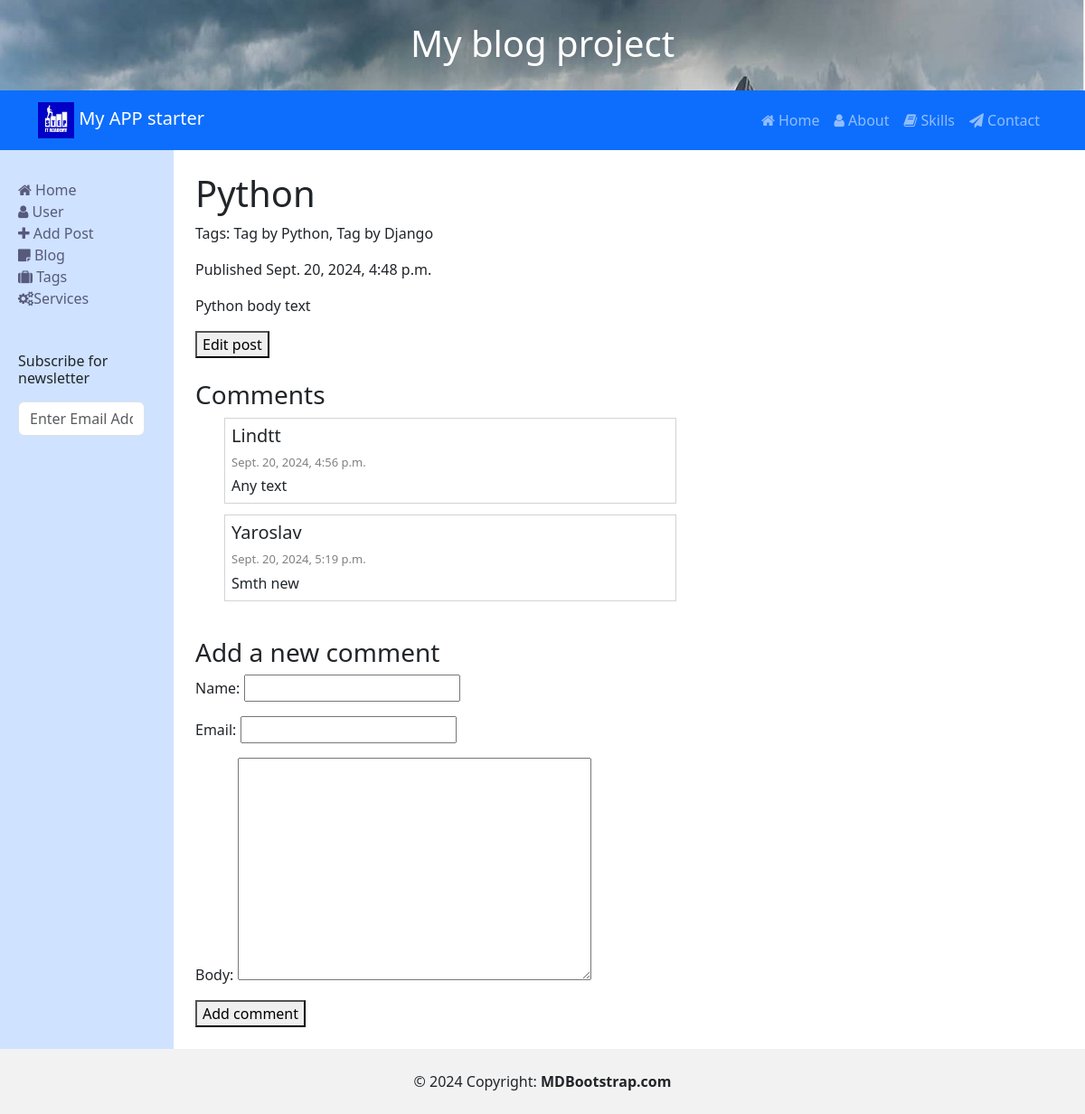
The app's page /blog/2/ with its own data.
### blog/models.py (models this page shows, shortened)
class Post(models.Model):
    class Status(models.TextChoices):
        DRAFT = ('DF', 'Draft')
        PUBLISHED = ('PB', 'Published')
    title = models.CharField(verbose_name="Назва поста", max_length=20)
    body = models.TextField()
    slug = models.SlugField(max_length=250, unique=True)
    publish = models.DateTimeField(default=timezone.now)
    created = models.DateTimeField(auto_now_add=True)
    updated = models.DateTimeField(auto_now=True)
    status = models.CharField(max_length=2, choices=Status.choices, default=Status.DRAFT)
    tags = models.ManyToManyField("Tag", related_name='blog_posts')
    category = models.ForeignKey("Category", on_delete=models.CASCADE, null=True, related_name="posts")
    objects = models.Manager()
    published = PublisherManager()
    class Meta:
        ordering = ["-publish"]
        verbose_name_plural = "Публікації"
        verbose_name = "Публікація"

class Tag(models.Model):
    name = models.CharField(max_length=31, unique=True, help_text='A label for name tag.')
    slug = models.SlugField(max_length=31, unique=True, help_text='A label for URL config.')
    def __str__(self):
        return f'Tag by {self.name}'
    class Meta:
        verbose_name = 'Tag'

class Comment(models.Model):
    post = models.ForeignKey(Post, on_delete=models.CASCADE, related_name='comments')
    name = models.CharField(max_length=20)
    email = models.EmailField()
    body = models.TextField()
    created = models.DateTimeField(auto_now_add=True)
    updated = models.DateTimeField(auto_now=True)
    active = models.BooleanField(default=True)
    class Meta:
        ordering = ['created']

### blog/views.py (the view)
# urls.py: path('<int:post_id>/', views.post_detail, name="post-detail"),
def post_detail(request, post_id):
    post = get_object_or_404(Post, id=post_id)
    comments = post.comments.filter(active=True)
    new_comment = None
    if request.method == "POST":
        comment_form = CommentForm(request.POST)
        if comment_form.is_valid():
            new_comment = comment_form.save(commit=False)
            new_comment.post = post
            new_comment.save()
            messages.success(request, "Your comment has been added.")
        else:
            messages.error(request, "Please correct error below.")
    else:
        comment_form = CommentForm()
    return render(request, 'blog/post/detail.html', {'post': post, 'comments': comments,
                                                     'new_comment': new_comment, 'comment_form': comment_form})

### blog/forms.py
class CommentForm(forms.ModelForm):
    class Meta:
        model = Comment
        fields = ('name', 'email', 'body')

### blog/templates/blog/post/detail.html (shortened to what this page needs)
{% extends "base.html" %}
{% block content %}
    <h1>{{ post.title }}</h1>
    <p>Tags: {{ post.tags.all | join:", " }}</p>
    <p class="date">Published {{ post.publish }}</p>
    {{ post.body|linebreaks }}
<a href="{% url 'blog:post-edit' post.pk %}"><button type="submit">Edit post</button></a>
<br><br>
<h3>Comments</h3>
{% if comments %}
    <ul class="block-comments">
    {% for comment in comments %}
        <li class="block-comments_comment">
            <h5>{{ comment.name }}</h5>
            <div class="date">{{ comment.created }}</div>
            <div>{{ comment.body }}</div>
        </li>
    {% endfor %}
    </ul>
{% else %}
    <div class="alert alert-primary else" role="alert">
        Немає коментарів.
  </div>
{% endif %}
<br>
<h3>Add a new comment</h3>
<form method="post">
    {{ comment_form.as_p }}
    <button type="submit">Add comment</button>
</form>
{% endblock %}

### itstep/templates/base.html (shortened to what this page needs)
<!DOCTYPE html>
{% load static %}
<html lang="en">
<head>
<link href="https://cdn.jsdelivr.net/npm/bootstrap@5.3.2/dist/css/bootstrap.min.css" rel="stylesheet"
integrity="sha384-T3c6CoIi6uLrA9TneNEoa7RxnatzjcDSCmG1MXxSR1GAsXEV/Dwwykc2MPK8M2HN">
<link rel="stylesheet" href="https://cdnjs.cloudflare.com/ajax/libs/font-awesome/5.13.1/css/all.min.css"
integrity="sha256-2XFplPlrFClt0bIdPgpz8H7ojnk10H69xRqd9+uTShA="/>
<link rel="stylesheet" href="https://cdn.jsdelivr.net/npm/bootstrap-icons@1.11.1/font/bootstrap-icons.css">
<link rel="stylesheet" href="https://cdnjs.cloudflare.com/ajax/libs/font-awesome/4.7.0/css/font-awesome.min.css">
<link rel="stylesheet" href="https://cdn.jsdelivr.net/gh/devicons/devicon@v2.15.1/devicon.min.css">
{% load static %}
<link rel="stylesheet" href="{% static 'css/styles.css' %}">
</head>
<body>
    <div class="w-100 p-0"
    style="height: 100px; background-image: url( {% static 'images/sky.jpg' %}); background-size: cover; margin-top: -20px; ">
        <h1 class="text-center text-white pt-4">My blog project</h1>
    </div>
    {% include 'navbar.html' %}
    <div class="row layout-base">
        <aside class="col-md-2 p-4 bg-primary-subtle">
            {% include 'aside.html' %}
        </aside>
        <main class="col-md-10 p-4">
            {% block content %}
            {% endblock %}
        </main>
    </div>
    {% include 'footer.html' %}
</body>
</html>

### itstep/templates/navbar.html
{% load static %}
<nav class="navbar navbar-expand-lg bg-primary" data-bs-theme="dark">
    <div class="container justify-content-right">
    <a class="navbar-brand" href="#"> <img style="max-height: 40px;" src="{% static 'images/logo.png' %}" /> My APP starter</a>
        <ul class="navbar-nav">
            <li class="nav-item">
                <a class="nav-link" href="#"> <span class="fa fa-home mr-3"></span> Home</a>
            </li>
            <li class="nav-item">
                <a class="nav-link" href="#"> <span class="fa fa-user mr-3"></span> About</a>
            </li>
            <li class="nav-item">
                <a class="nav-link" href="#"> <span class="fa fa-book mr-3"></span> Skills</a>
            </li>
            <li class="nav-item">
                <a class="nav-link" href="{% url 'blog:contact' %}"> <span class="fa fa-paper-plane mr-3"></span> Сontact</a>
            </li>
        </ul>
    </div>
</nav>

### itstep/templates/aside.html (shortened to what this page needs)
<nav id="sidebar" >
    <div class="p-2">
        <ul class="list-unstyled components mb-5">
            <li class="active">
                <a href="{% url 'blog:post-list' %}"><span class="fa fa-home mr-3"></span> Home</a>
            </li>
            <li>
                <a href="#"><span class="fa fa-user mr-3"></span> User</a>
            </li>
            <li>
                <a href="{% url 'blog:post-create' %}"><span class="fa fa-plus mr-3"></span> Add Post</a>
            </li>
            <li>
                <a href="{% url 'blog:post-list' %}"><span class="fa fa-sticky-note mr-3"></span> Blog</a>
            </li>
            <li>
                <a href="#"><span class="fa fa-suitcase mr-3"></span> Tags</a>
            </li>
            <li>
                <a href="{% url 'blog:post-list-cards' %}"><span class="fa fa-cogs mr-3"></span>Services</a>
            </li>
        </ul>
        <div class="mb-5">
            <h3 class="h6 mb-3">Subscribe for newsletter</h3>
            <form action="#" class="subscribe-form">
                <div class="form-group d-flex">
                    <input type="text" class="form-control" placeholder="Enter Email Address">
                </div>
            </form>
        </div>
    </div>
</nav>

### itstep/templates/footer.html
<footer class="footer">
    <div class="text-center p-4" style="background-color: rgba(0, 0, 0, 0.05);">
    © 2024 Copyright:
    <a class="text-reset fw-bold" href="https://mdbootstrap.com/">MDBootstrap.com</a>
    </div>
</footer>

### blog/static/css/styles.css (style rules this page uses)
body { margin-top:20px; }
a, a:active, a:focus { color: #575a7b; text-decoration: none; transition-timing-function: ease-in-out; -ms-transition-timing-function: ease-in-out; -moz-transition-timing-function: ease-in-out; -webkit-transition-timing-function: ease-in-out; -o-transition-timing-function: ease-in-out; transition-duration: .2s; -ms-transition-duration: .2s; -moz-transition-duration: .2s; -webkit-transition-duration: .2s; -o-transition-duration: .2s; }

### blog/templates/blog/post/detail.html (style rules this page uses)
.block-comments { list-style-type: none; }
.block-comments_comment { border: 1px solid lightgrey; padding: 7px; max-width: 500px; margin-bottom: 12px; }
.block-comments_comment .date { color: grey; font-size: 13px; margin-bottom: 4px; }

### records on screen
Post: title "Python", tags.all "Tag by Python, Tag by Django", publish "Sept. 20, 2024, 4:48 p.m.", body "Python body text"
Comment: name "Lindtt", created "Sept. 20, 2024, 4:56 p.m.", body "Any text"
Comment: name "Yaroslav", created "Sept. 20, 2024, 5:19 p.m.", body "Smth new"
